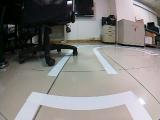
#> input picture 148_cam_image_array_.jpg, 160 x 120 px
$ python -i stop_obstacle_4.py   (imports and definitions only)
#> lines starting #> are read from the running program, lines starting #| are printed output that depends on the picture; after the words box and inside, x2 and y2 are one past the last pixel; in counts of white or black regions, pixels touching at a corner belong together
#> further down, picture is the input picture: shape (120, 160, 3); mean B, G, R 127, 128.9, 131.7
"""
從test_manage.py載入影像+偵測道路改良版+判斷障礙物是否在車道內(新版)
"""
import cv2
import numpy as np

class StopObstacle:
    def __init__(self, stop_callback=None, resume_callback=None):
        self.stop_callback = stop_callback
        self.resume_callback = resume_callback

    def point_in_polygon(self, x, y, polygon):
        """
        使用射線法判斷是否在多邊形內
        :param x: 點的x座標
        :param y: 點的y座標
        :param polygon: 多邊形頂點座標列表 [(x1, y1), (x2, y2), ...]
        :return: 如果點在多邊形內,回傳True,否則回傳False
        """
        num = len(polygon)
        j = num - 1
        odd_nodes = False
        for i in range(num):
            xi, yi = polygon[i]
            xj, yj = polygon[j]
            if yi < y <= yj or yj < y <= yi:
                if x <= (xj - xi) * (y - yi) / (yj - yi) + xi:
                    odd_nodes = not odd_nodes
            j = i

        return odd_nodes

    def write_file(self, file_path, text):
        file = open(file_path, 'w')
        file.write(text)
        file.close()

    def stop_obstacle_image(self, image):
        file_path = '/tmp/car1.txt'
        run = '1'
        obstacle = '3'

        height, width = image.shape[:2]
#> height = 120; width = 160

        # 裁剪圖像
        cropped_image = image[int(height * 0.35):, int(width * 0.1):]
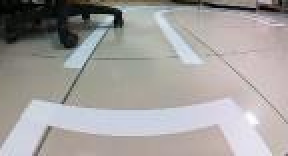
#> cropped_image: shape (78, 144, 3) (shown 2 times larger); mean B, G, R 158.5, 160.2, 163.3
        new_cropped_image = cropped_image.copy()

        # 檢測白線
        hsv = cv2.cvtColor(cropped_image, cv2.COLOR_BGR2HSV)
#> hsv: shape (78, 144, 3); mean H, S, V 62, 23.9, 167.3
        lower = np.array([0, 0, 200])
        upper = np.array([180, 30, 255])
        binary = cv2.inRange(hsv, lower, upper)
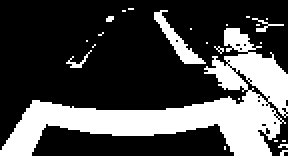
#> binary: shape (78, 144) (shown 2 times larger); 28.8% white; 24 white regions (20 under 20 px), largest, box (x1, y1, x2, y2) and area: (0, 14, 144, 78) 2938, (77, 5, 103, 32) 185, (126, 9, 142, 16) 29, (33, 25, 46, 34) 29
        edged = cv2.Canny(binary, 50, 150, apertureSize=3)
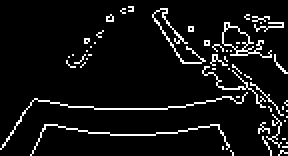
#> edged: shape (78, 144) (shown 2 times larger); 7.1% white in thin lines or dots
        kernel = cv2.getStructuringElement(cv2.MORPH_RECT, (5, 5))
        closed = cv2.morphologyEx(edged, cv2.MORPH_CLOSE, kernel)
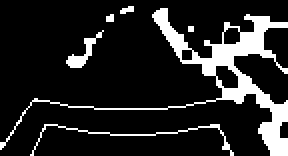
#> closed: shape (78, 144) (shown 2 times larger); 14.4% white; 6 white regions (3 under 20 px), largest, box (x1, y1, x2, y2) and area: (0, 4, 144, 78) 1334, (15, 62, 117, 78) 136, (33, 15, 52, 34) 101
        lines = cv2.HoughLinesP(closed, 1, np.pi / 180, 30, minLineLength=20, maxLineGap=10)
#> lines = 25 rows, first 6: [80, 14, 115, 49], [76, 7, 143, 74], [94, 13, 141, 60], [104, 20, 143, 59], [78, 5, 121, 49], [55, 67, 88, 66]

        # 初始化變數
        min_x = min_y = 0
        max_x = 160
        max_y = 120

        # 在裁剪圖像上繪製白線
        if lines is not None:
            # for line in lines:
            #     for x1, y1, x2, y2 in line:
                    # cv2.line(cropped_image, (x1, y1), (x2, y2), (190, 190, 190), 2)


            # 找出所有紅線的x和y座標
            x_coords = []
            y_coords = []
            for line in lines:
                for x1, y1, x2, y2 in line:
                    x_coords.extend([x1, x2])
                    y_coords.extend([y1, y2])
#> this loop made 25 passes
#> line on passes 1 to 12: [[80, 14, 115, 49]], [[76, 7, 143, 74]], [[94, 13, 141, 60]], [[104, 20, 143, 59]], [[78, 5, 121, 49]], [[55, 67, 88, 66]], [[78, 6, 138, 68]], [[94, 31, 143, 11]], [[102, 32, 143, 13]], [[77, 10, 98, 31]], [[53, 54, 83, 54]], [[76, 8, 143, 75]]
#> after the loop, x_coords = 50 values, max 143 at index 3, min 17 at index 30, mean 103.8; y_coords = 50 values, max 77 at index 35, min 3 at index 29, mean 35.9

            # 計算紅線圍成的矩形的邊界
            min_x = min(x_coords)
#> min_x = 17
            max_x = max(x_coords)
#> max_x = 143
            min_y = min(y_coords)
#> min_y = 3
            max_y = max(y_coords)
#> max_y = 77

            # 定義車道範圍多邊形
            lane_polygon = [(min_x, min_y), (max_x, min_y), (max_x, max_y), (min_x, max_y)]
#> lane_polygon = [(17, 3), (143, 3), (143, 77), (17, 77)]

            # 裁切影像
            new_cropped_image = cropped_image[min_y:max_y, min_x:max_x]
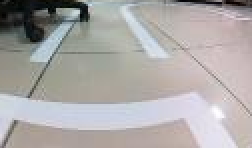
#> new_cropped_image: shape (74, 126, 3) (shown 2 times larger); mean B, G, R 167.5, 168.7, 171.9

            if new_cropped_image.size == 0:
                return image

            # 計算矩形的中心點
            lane_cX = (min_x + max_x) // 2
#> lane_cX = 80
            lane_cY = (min_y + max_y) // 2
#> lane_cY = 40

            # # 在影像上繪製中心點
            # cv2.circle(new_cropped_image, (lane_cX, lane_cY), 5, (0, 255, 255), 2)  # 繪製黃色圓點

            # 判斷障礙物
            gray = cv2.cvtColor(new_cropped_image, cv2.COLOR_BGR2GRAY)
            _, binary = cv2.threshold(gray, 85, 255, cv2.THRESH_BINARY)
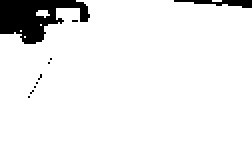
#> binary: shape (74, 126) (shown 2 times larger); 92.9% white; 10 black regions (8 under 20 px), largest, box (x1, y1, x2, y2) and area: (0, 0, 45, 22) 569, (87, 0, 126, 4) 83

            # 反轉二值化圖像
            binary_inv = cv2.bitwise_not(binary)
#> binary_inv: shape (74, 126); 7.1% white; 10 white regions (8 under 20 px)

            # 找出反轉後的輪廓
            contours, _ = cv2.findContours(binary_inv, cv2.RETR_TREE, cv2.CHAIN_APPROX_SIMPLE)
#> contours = 14 contours, 11 with area under 20; largest, box (x1, y1, x2, y2) and area: (0, 0, 45, 22) 522, (87, 0, 126, 4) 42, (17, 4, 26, 10) 27

            if contours:
                # 找到最大的輪廓
                largest_contour = max(contours, key=cv2.contourArea)
#> largest_contour = contour of 44 points, box (x1, y1, x2, y2) (0, 0, 45, 22), area 522

                # 計算最大的輪廓的面積
                largest_contour_area = cv2.contourArea(largest_contour)
#> largest_contour_area = 521.5

                # 在終端機中打印輪廓大小和編號
                # print(f"輪廓編號: 1, 輪廓大小: {largest_contour_area}")

                # 繪製最大的輪廓
                # cv2.drawContours(new_cropped_image, [largest_contour], -1, (0, 255, 0), 2)


                # 計算最大的輪廓的中心
                M = cv2.moments(largest_contour)
#> M = moments, m00 521.5, centre m10/m00, m01/m00 = (16.18, 8.08)
                if M["m00"] != 0:
                    cX = int(M["m10"] / M["m00"])
#> cX = 16
                    cY = int(M["m01"] / M["m00"])
#> cY = 8
                else:
                    cX, cY = 0, 0

                # 計算車道中心點與輪廓中心點的距離
                distance = np.sqrt((lane_cX - cX) ** 2 + (lane_cY - cY) ** 2)
#> distance = 71.55

                # print(f"車道中心點與輪廓中心點之間的距離: {distance}")
                # print(f"輪廓編號: 1, 輪廓大小: {largest_contour_area}")

                # 繪製編號
                # cv2.putText(new_cropped_image, "1", (cX, cY), cv2.FONT_HERSHEY_SIMPLEX, 0.5, (255, 0, 0), 2)
                in_lane = self.point_in_polygon(cX, cY, lane_polygon)
#> in point_in_polygon, `num = len(polygon)`: num = 4
#> in point_in_polygon, `j = num - 1`: j = 3
#> the loop in point_in_polygon, `for i in range(num):` made 4 passes
#> (xi, yi, xj, yj) on passes 1 to 4: (17, 3, 17, 77), (143, 3, 17, 3), (143, 77, 143, 3), (17, 77, 143, 77)
#> in_lane = False
                if largest_contour_area > 300 and distance < 40:
                    # print(f"車道中心點與輪廓中心點之間的距離: {distance}")
                    # print("障礙物在車道內")
                    # print(f"輪廓編號: 1, 輪廓大小: {largest_contour_area}")
                    print("發現障礙物")
                    self.write_file(file_path, obstacle)
                    self.stop_callback()
                else:
                    self.write_file(file_path, run)
#> (the run stopped early here; a loop or call above may not have finished)

$ run again, on 868_cam_image_array_.jpg
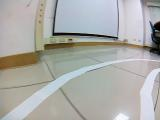
#> input picture 868_cam_image_array_.jpg, 160 x 120 px
#> picture is the input picture: shape (120, 160, 3); mean B, G, R 167.8, 171.6, 171.3
#> hsv: shape (78, 144, 3); mean H, S, V 53.2, 25.8, 175
#> edged: shape (78, 144); 5.3% white in thin lines or dots
#> in stop_obstacle_image, `closed = cv2.morphologyEx(edged, cv2.MORPH_CLOSE, kernel)`:
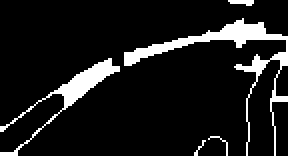
#> closed: shape (78, 144) (shown 2 times larger); 10.2% white; 5 white regions (2 under 20 px), largest, box (x1, y1, x2, y2) and area: (62, 9, 144, 78) 704, (0, 29, 60, 78) 391, (114, 0, 127, 3) 28
#> lines = 15 rows, first 6: [44, 34, 131, 12], [24, 47, 121, 10], [25, 46, 76, 22], [32, 48, 90, 19], [62, 26, 130, 11], [6, 77, 55, 33]
#> the loop in stop_obstacle_image, `for line in lines:` made 15 passes
#> after the loop in stop_obstacle_image, `for line in lines:`: x_coords = 30 values, max 140 at index 15, min 6 at index 10, mean 88.9; y_coords = 30 values, max 77 at index 10, min 0 at index 20, mean 29.03
#> min_x = 6
#> max_x = 140
#> min_y = 0
#> max_y = 77
#> lane_polygon = [(6, 0), (140, 0), (140, 77), (6, 77)]
#> lane_cX = 73
#> lane_cY = 38
#> in stop_obstacle_image, `_, binary = cv2.threshold(gray, 85, 255, cv2.THRESH_BINARY)`:
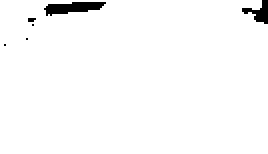
#> binary: shape (77, 134) (shown 2 times larger); 97.9% white; 6 black regions (4 under 20 px), largest, box (x1, y1, x2, y2) and area: (22, 1, 53, 8) 135, (121, 0, 134, 12) 72
#> binary_inv: shape (77, 134); 2.1% white; 6 white regions (4 under 20 px)
#> contours = 6 contours, 4 with area under 20; largest, box (x1, y1, x2, y2) and area: (22, 1, 53, 8) 103, (121, 0, 134, 12) 50
#> largest_contour = contour of 15 points, box (x1, y1, x2, y2) (22, 1, 53, 8), area 103
#> largest_contour_area = 103
#> M = moments, m00 103, centre m10/m00, m01/m00 = (35.86, 3.37)
#> cX = 35
#> cY = 3
#> distance = 51.66
#> num = 4
#> in point_in_polygon, `j = num - 1`: j = 3
#> the loop in point_in_polygon, `for i in range(num):` made 4 passes
#> (xi, yi, xj, yj) on passes 1 to 4: (6, 0, 6, 77), (140, 0, 6, 0), (140, 77, 140, 0), (6, 77, 140, 77)
#> in_lane = True
